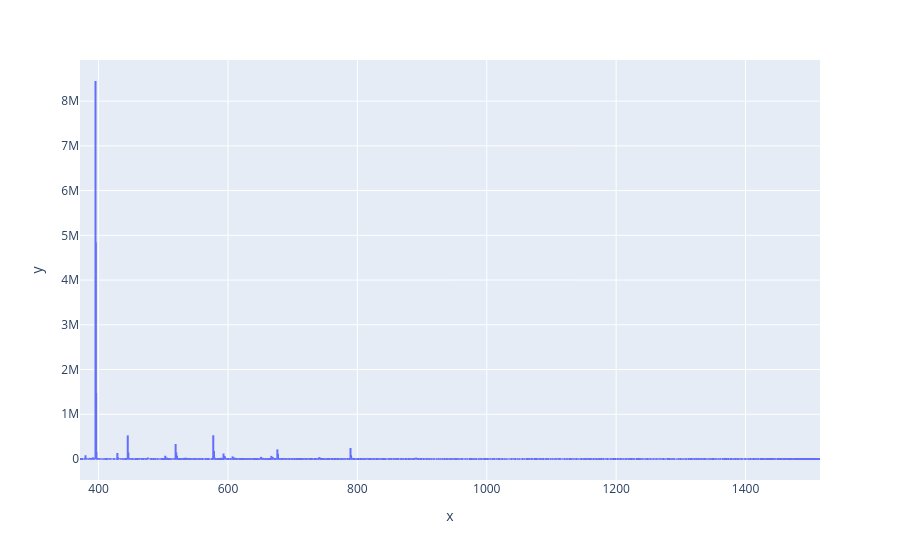

Source (notebook cell):
### Code cell
fig_avg_range = px.line(x=spectrum['m/z'], y=spectrum['intensity'])
fig_avg_range.show()

### Figure 1 — Plotly figure (JSON) as saved in the notebook; plotly's stock layout.template omitted (floating-point values rounded to 4 significant figures; data arrays with more than 128 entries replaced by an {"elided": "..."} marker saying what was removed)
{"data": [{"hovertemplate": "x=%{x}<br>y=%{y}<extra></extra>", "legendgroup": "", "line": {"color": "#636efa", "dash": "solid"}, "marker": {"symbol": "circle"}, "mode": "lines", "name": "", "showlegend": false, "type": "scattergl", "x": {"elided": "114386 float values"}, "xaxis": "x", "y": {"elided": "114386 float values"}, "yaxis": "y"}], "layout": {"legend": {"tracegroupgap": 0}, "margin": {"t": 60}, "xaxis": {"anchor": "y", "domain": [0, 1], "title": {"text": "x"}}, "yaxis": {"anchor": "x", "domain": [0, 1], "title": {"text": "y"}}}}
